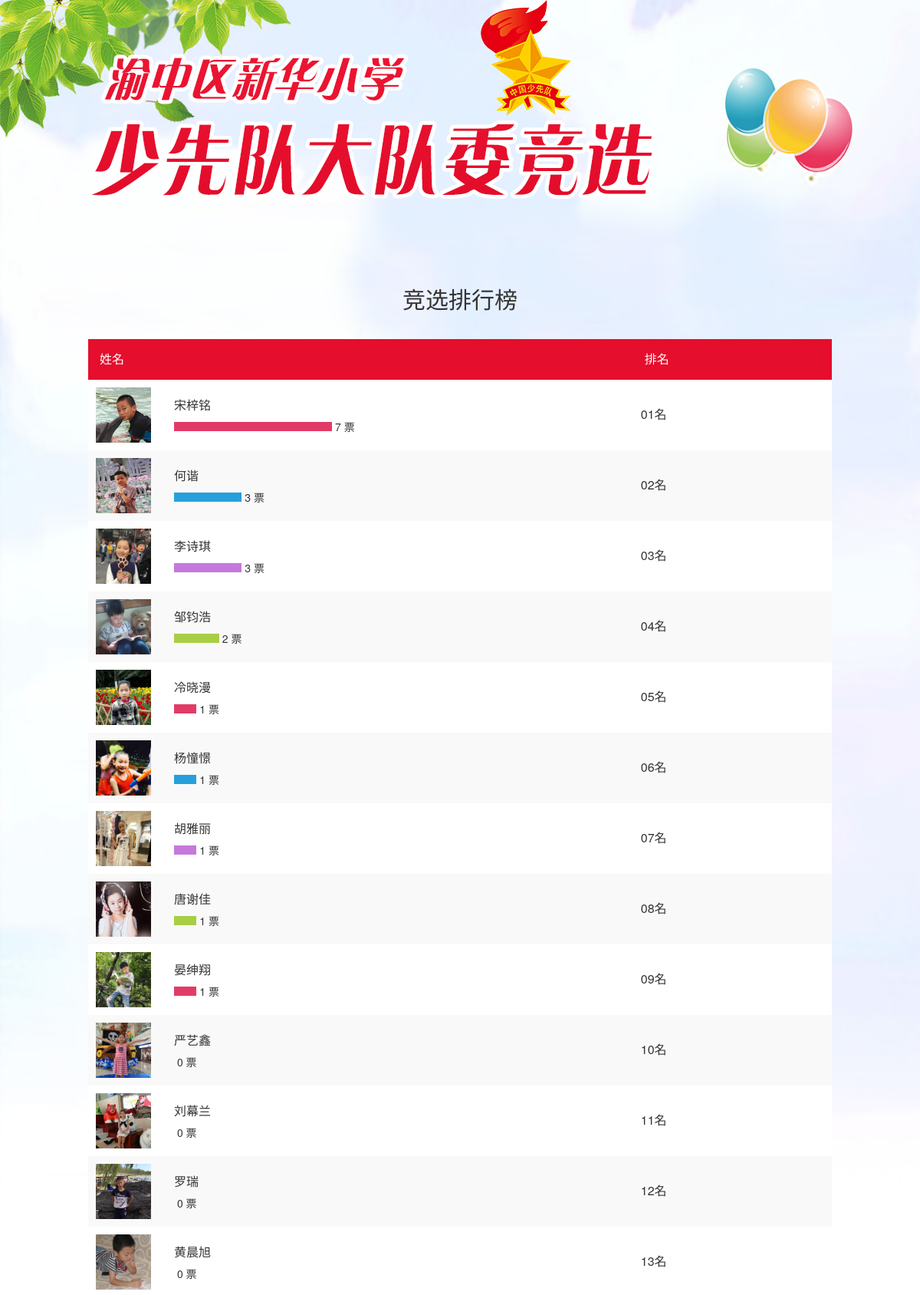
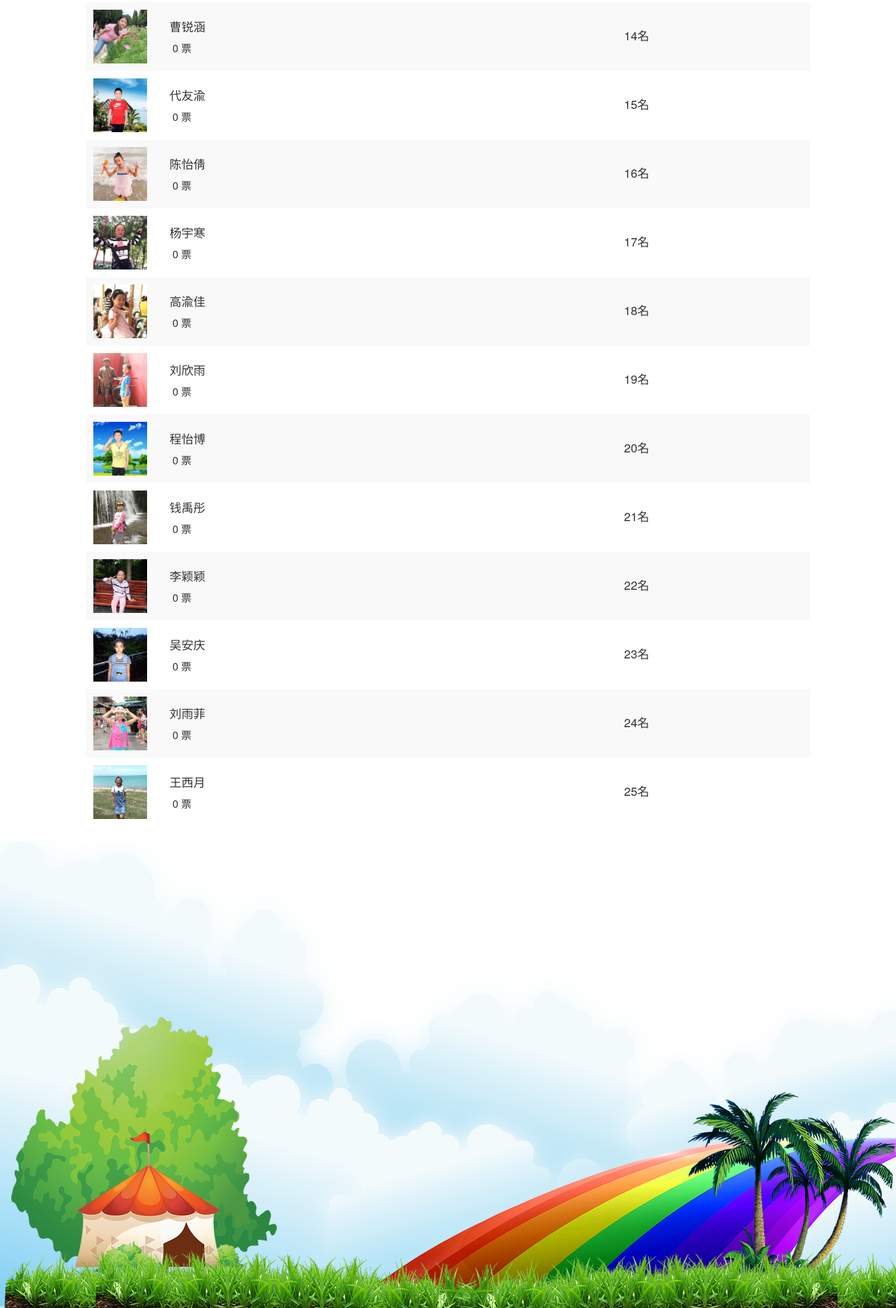
The page /charts/ (signed in) on the database its author committed (2 pictures, top to bottom).
### vote/models.py (models this page shows, shortened)
class Candidate(models.Model):
    name = models.CharField(max_length=32, blank=False, verbose_name='姓名')
    description = models.CharField(max_length=512, verbose_name='简介')
    pic_name = models.CharField(max_length=256, verbose_name='图片名称')
    voted = models.IntegerField(default=0, verbose_name='当前票数')
    class Meta:
        verbose_name = '候选人信息'
        verbose_name_plural = '候选人信息'

### vote/views.py (the view)
# urls.py: url(r'^charts/', show_charts),
@csrf_exempt
def show_charts(request):
    openid = get_openid(request)
    if openid == '':
        return notify_entry()
    try:
        all_vote = Candidate.objects.aggregate(Sum('voted'))
        all_candidates = Candidate.objects.all().order_by('-voted')
        candidate_rank_list = []
        i = 0
        for one_candidate in all_candidates:
            i += 1
            if all_vote['voted__sum'] == 0:
                tmp = "\"" + "width: " + str(0) + "%" + "\"",
            else:
                tmp = "\"" + "width: " + str(str(int(one_candidate.voted * 100 / all_vote['voted__sum']))) + "%" + "\""
            candidate_rank_list.append({
                "id": one_candidate.id,
                "name": one_candidate.name,
                "pic_name": '/static/candidate_img/' + one_candidate.pic_name,
                "voted": one_candidate.voted,
                "bar_style": tmp,
                "rank": get_rank(one_candidate.id),
                "bar_color": "\"" + "progress-inner progress-color" + str((i % 4 + 1)) + "\""
            })
        return render_to_response("vote/charts.html", {"candidates": candidate_rank_list})
    except Exception as err:
        logger.error("err = {}".format(err))
        return HttpResponseRedirect('/list/')

### vote/views.py (called while the page is built)
def get_rank(userid):
    i = 0
    all_candidates = Candidate.objects.all().order_by('-voted')
    for one_candidate in all_candidates:
        i += 1
        if one_candidate.id == userid:
            break
    ret = str(i)
    if ret.__len__() < 2:
        ret = '0' + ret
    return ret

def get_openid(request):
    try:
        openid = request.session['openid']
        return openid
    except Exception:
        return ''

### xinhua_vote/templates/vote/charts.html (shortened to what this page needs)
<!DOCTYPE html>
<html>
<head>
    {% load static %}
<link rel="stylesheet" type="text/css" href={% static "css/bootstrap.min.css" %}/>
<link rel="stylesheet" type="text/css" href={% static "css/style.css" %}/>
</head>
<body>
<div class="container">
	<div class="header">
		<img src={% static "images/icon_title.png" %}/>
	</div>
	<div class="main">
		<h4>竞选排行榜</h4>
		<table class="table table-list">
			<thead>
				<tr>
					<th>姓名</th>
					<th>排名</th>
				</tr>
			</thead>
			<tbody>
                {% for one_candidate in candidates %}
                    <tr>
                        <td>
                            <a href="/content/{{ one_candidate.id }}/" class="pull-left"><img src={{ one_candidate.pic_name }} title="查看详情" /></a>
                            <div class="table-item">
                                <h4>{{ one_candidate.name }}</h4>
                                <div>
                                    <div class="progress-box" style={{ one_candidate.bar_style | safe }}>
                                        <em class={{ one_candidate.bar_color | safe }}></em>
                                    </div>
                                    <span>{{ one_candidate.voted }} 票</span>
                                </div>
                            </div>
                        </td>
                        <td>{{ one_candidate.rank }}名</td>
				    </tr>
                {% endfor %}
			</tbody>
		</table>
	</div>
</div>
<div class="footer">
</div>
</body>
</html>

### static/vote/css/style.css (style rules this page uses)
body { background: url(/static/images/icon_bg.jpg) center top no-repeat; background-size: contain; font-family: "Helvetica Neue", Helvetica, Microsoft Yahei, Hiragino Sans GB, WenQuanYi Micro Hei, sans-serif; }
.main { margin-top: 8em; }
.main>h4 { color: #333; font-size: 30px; text-align: center; margin-bottom: 1.2em; }
.table-list { background: #fff; }
.table-list>thead>tr>th { background-color: #e50e2c; border-bottom: none; color: #fff; padding: 15px; font-size: 16px; font-weight: normal; }
.table-list>tbody>tr>td { vertical-align: middle;border-top: none; padding: 10px; }
.table-list>tbody>tr>td:last-child { font-size: 16px; }
.table-list>tbody>tr:nth-child(even) { background: #f9f9f9; }
.progress-box { display: block; height: 12px; transition: width .6s ease; display: inline-block; }
.progress-inner { float: left; width: 0; height: 100%; width: 100%; -webkit-animation: progressbar 3s ; animation: progressbar 3s; }
.progress-color1 { background: #a8ce46; }
.progress-color2 { background: #e23b67; }
.progress-color3 { background: #26a0dd; }
.progress-color4 { background: #c579db; }
.table-list img { margin-right: 30px; width: 72px; height: 72px; }
.table-item { overflow: hidden; }
.table-item > h4 { font-size: 16px; margin-top: 14px; }
.footer { width: 100%; background: url(/static/images/icon_footer.png) center top no-repeat; background-size: cover; height: 625px; }
@media (min-width: 1200px) { .container { width: 1000px; } }

### rows shown on the page
Candidate: name "宋梓铭"
Candidate: name "何谐"
Candidate: name "李诗琪"
Candidate: name "邹钧浩"
Candidate: name "冷晓漫"
Candidate: name "杨憧憬"
Candidate: name "胡雅丽"
Candidate: name "唐谢佳"
Candidate: name "晏绅翔"
Candidate: name "严艺鑫"
Candidate: name "刘幕兰"
Candidate: name "罗瑞"
Candidate: name "黄晨旭"
Candidate: name "曹锐涵"
Candidate: name "代友渝"
Candidate: name "陈怡倩"
Candidate: name "杨宇寒"
Candidate: name "高渝佳"
Candidate: name "刘欣雨"
Candidate: name "程怡博"
Candidate: name "钱禹彤"
Candidate: name "李颖颖"
Candidate: name "吴安庆"
Candidate: name "刘雨菲"
Candidate: name "王西月"

### other values the page prints
{{ one_candidate.voted }} "7" "3" "3" "2" "1" "1" "1" "1" "1" "0" "0" "0" "0" "0" "0" "0" "0" "0" "0" "0" "0" "0" "0" "0" "0"
{{ one_candidate.rank }} "01" "02" "03" "04" "05" "06" "07" "08" "09" "10" "11" "12" "13" "14" "15" "16" "17" "18" "19" "20" "21" "22" "23" "24" "25"
